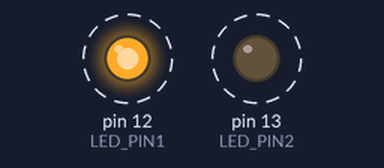
A sketch run on a simulated Arduino Uno, built with avr-gcc and run on an emulated ATmega328P. Shown: output pins drawn as LEDs (lit = HIGH). Dashed ring = blinking.

Above: at 0.2 s.
Timing chart, 0 to 3.0 s (numbered marks = the images above):
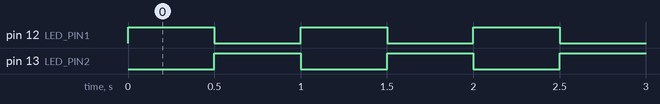

Measured:
- by itself, pin 12 (LED_PIN1), pin 13 (LED_PIN2): alternates HIGH for 0.50 s and LOW for 0.50 s

The sketch:

multiple_leds.ino
```cpp
const int LED_PIN1 = 12;
const int LED_PIN2 = 13;

void setup() {
  pinMode(LED_PIN1, OUTPUT);
  pinMode(LED_PIN2, OUTPUT);
}

void loop() {
  digitalWrite(LED_PIN1, HIGH);
  digitalWrite(LED_PIN2, LOW);
  delay(500);
  digitalWrite(LED_PIN1, LOW);
  digitalWrite(LED_PIN2, HIGH);
  delay(500);
}
```
